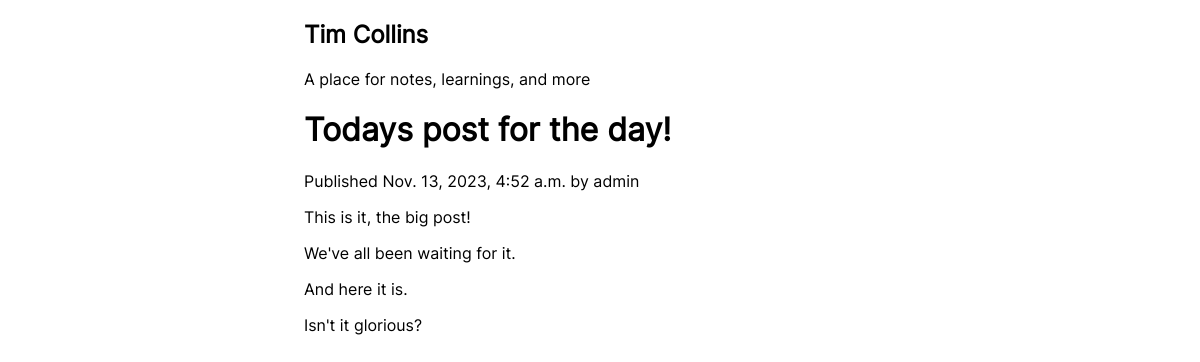
The page /blog/2023/11/13/todays-post-for-the-day/ on the database its author committed.
### blog/models.py (models this page shows, shortened)
class Post(models.Model):
  class Status(models.TextChoices):
    DRAFT = 'DF', 'Draft'
    PUBLISHED = 'PB', 'Published'
  title = models.CharField(max_length=250)
  slug = models.SlugField(max_length=250,
                          unique_for_date='publish')
  author = models.ForeignKey(User,on_delete=models.CASCADE,
                             related_name='blog_posts')
  body = models.TextField()
  publish = models.DateTimeField(default=timezone.now)
  created = models.DateTimeField(auto_now_add=True)
  updated = models.DateTimeField(auto_now=True)
  status = models.CharField(max_length=2,
                            choices=Status.choices,
                            default=Status.DRAFT)
  objects = models.Manager()
  published = PublishedManager()
  class Meta:
    ordering = ['-publish']
    indexes = [
      models.Index(fields=['-publish']),
    ]

### blog/views.py (the view)
def post_detail(request, year, month, day, post):
  post = get_object_or_404(Post,
                           status=Post.Status.PUBLISHED,
                           slug=post,
                           publish__year=year,
                           publish__month=month,
                           publish__day=day)
  return render(request, 'blog/post/detail.html',
                {'post': post})

### blog/templates/blog/post/detail.html (shortened to what this page needs)
{% extends "blog/base.html" %}
{% block content %}
  <h1>{{ post.title }}</h1>
  <p class="date">
    Published {{ post.publish }} by {{ post.author }}
  </p>
  {{ post.body|linebreaks }}
 {% endblock %}

### blog/static/css/blog.css (style rules this page uses)
html { font-family: Inter; }
body { font-family: 'MyCustomFont', sans-serif; }

### rows shown on the page
Post: title "Todays post for the day!", publish "Nov. 13, 2023, 4:52 a.m.", author "admin", body "This is it, the big post! We've all been waiting for it. And here it is. Isn't it glorious?"
